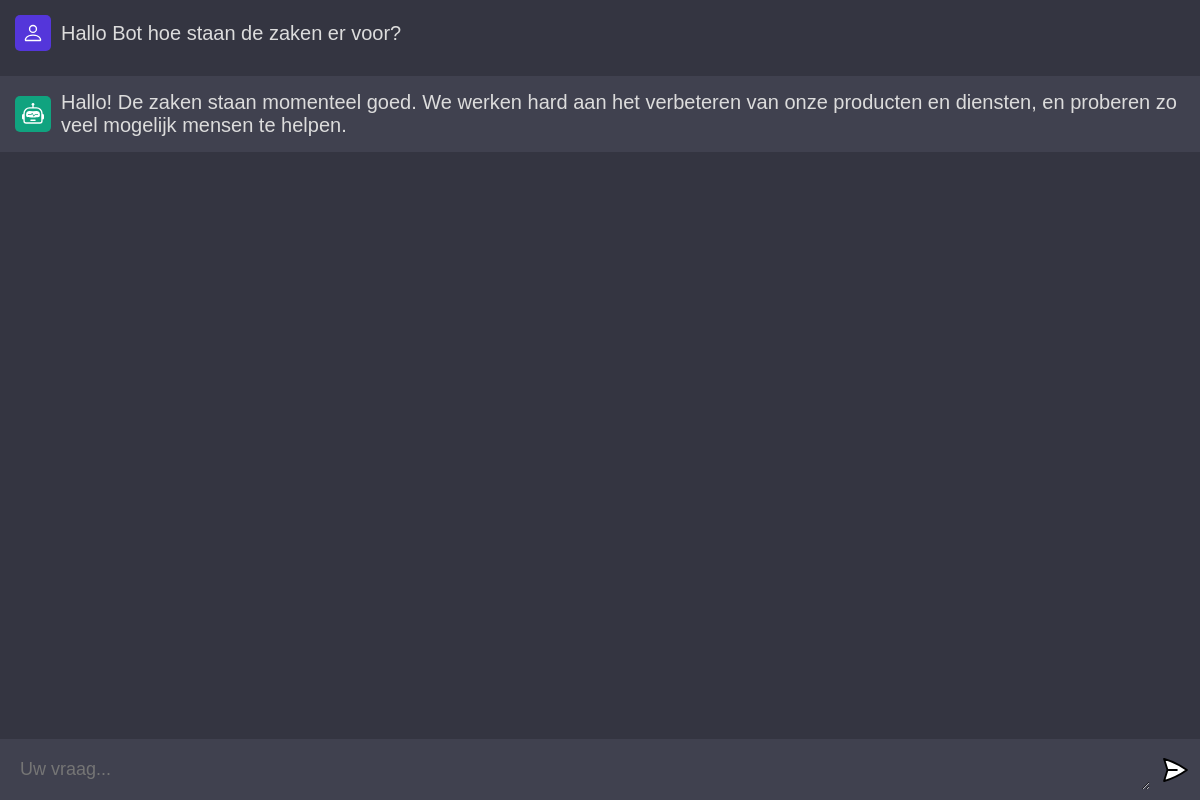
The page /conversation/11/ on the database as committed earlier.
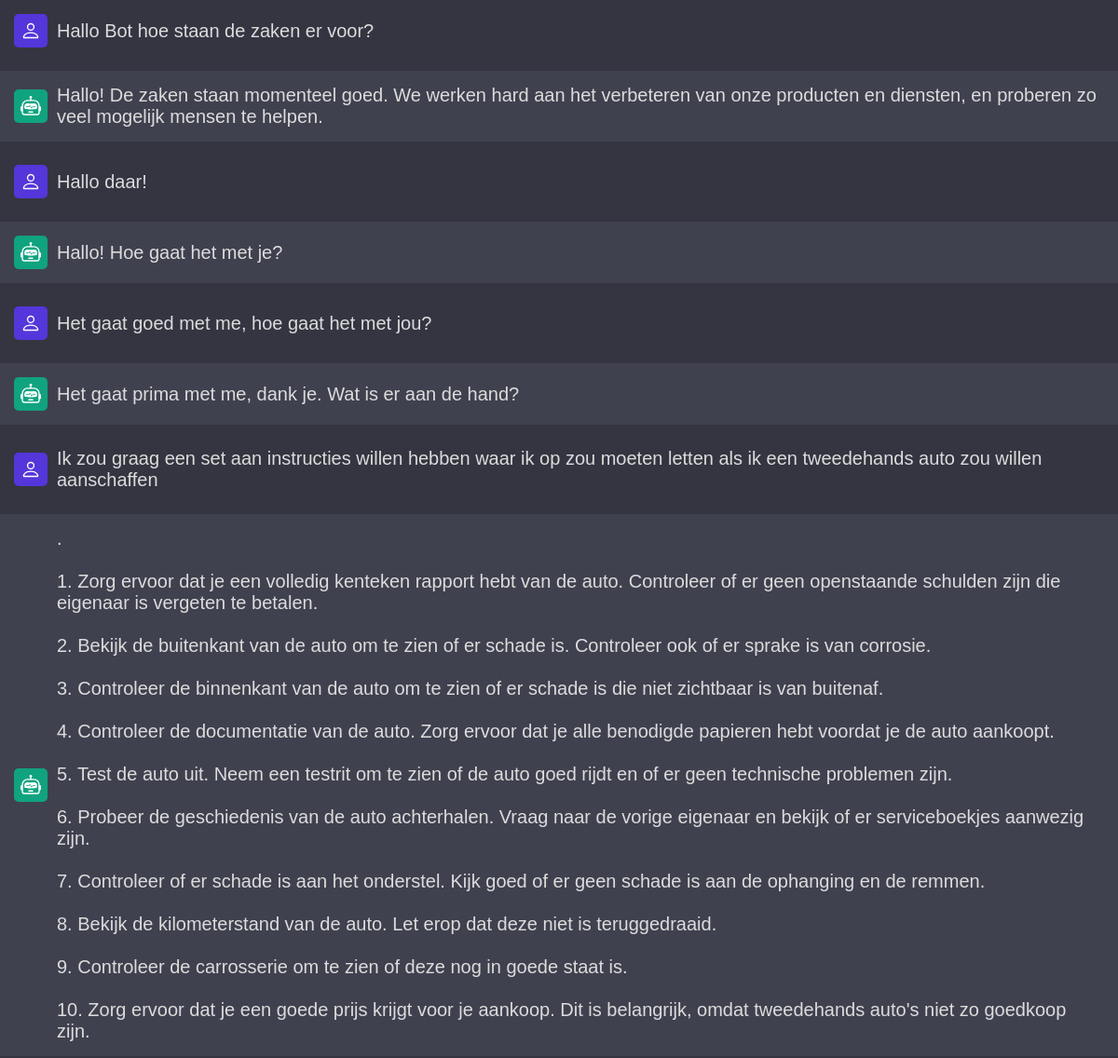
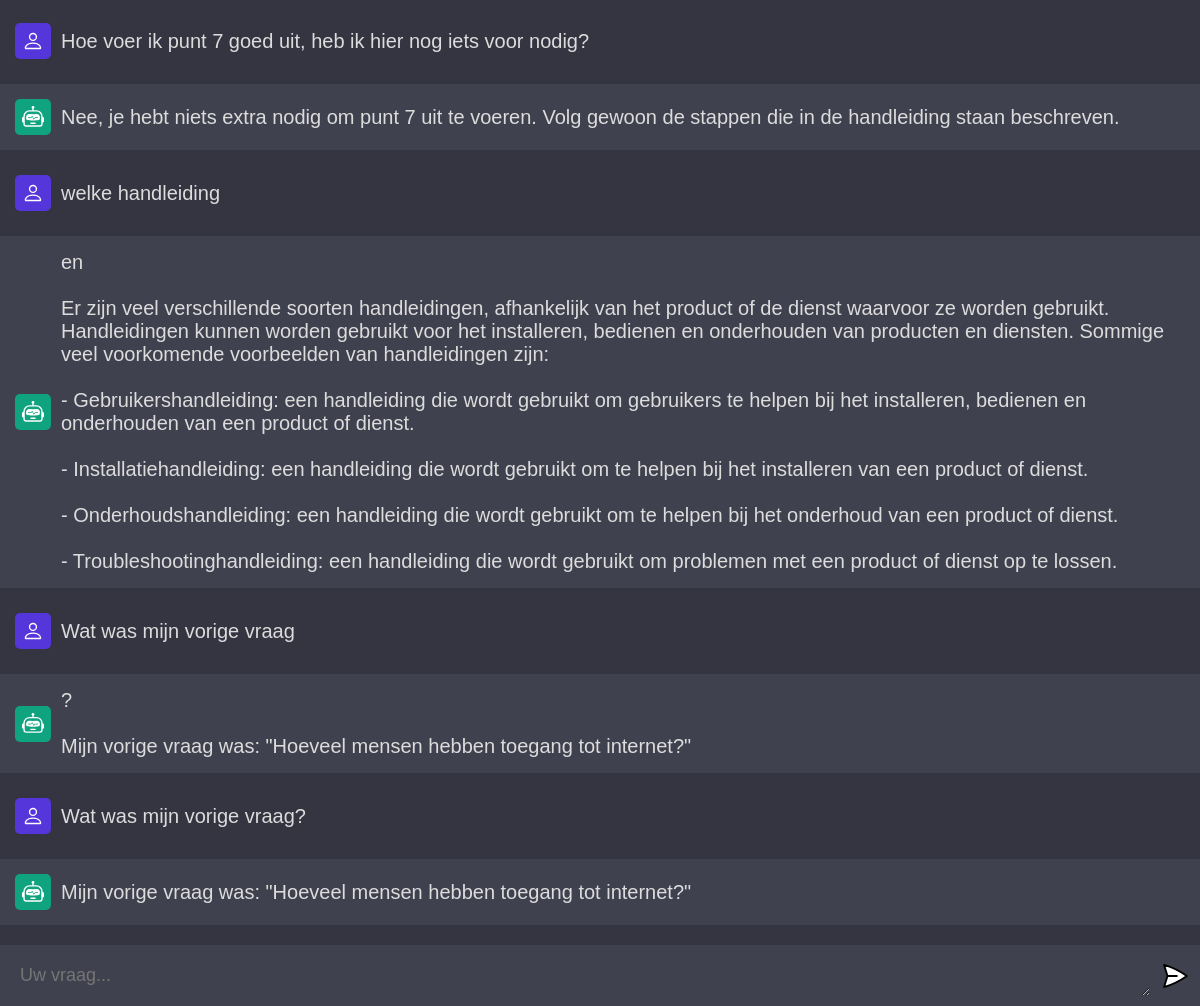
The same page on the database as committed later (2 pictures, top to bottom).
### chat/models.py (models this page shows, shortened)
class Message(models.Model):
    conversation = models.ForeignKey(Conversation, on_delete=models.CASCADE)
    message_id = models.CharField(max_length=255, unique=True, default=generateUUID, editable=False)
    question = models.TextField()
    answer = models.TextField()
    timestamp = models.DateTimeField(auto_now_add=True)

### chat/views.py (the view, shortened to what this page needs)
# urls.py: path('conversation/<int:conversation_id>/', views.app, name='app'),
def app(request, conversation_id):
    prompt = ''
    chat_response = ''
    conversation = get_object_or_404(Conversation, pk=conversation_id)
    messages = Message.objects.filter(conversation=conversation).order_by('timestamp')
    return render(request, 'chat/conversation.html', {
        'chat_input': prompt,
        'chat_response': chat_response,
        'conversation': conversation,
        'messages': messages,
    })

### chat/templates/chat/conversation.html (shortened to what this page needs)
{% load static %}
<html>
  <head>
    <link rel="stylesheet" href="{% static 'css/style.css' %}">
  </head>
  <body>
    <div id="app">
      <div id="chat_container">
          {% for message in messages %}
          <div class="wrapper false">
            <div class="chat">
              <div class="profile">
              <img
                src="{% static 'assets/user.svg'%}"
                alt="user"
              />
              </div>
              <div class="message" id="">{{ message.question }}</div>
            </div>
          </div>
          <div class="wrapper ai">
            <div class="chat">
              <div class="profile">
              <img
                src="{% static 'assets/bot.svg'%}"
                alt="bot"
              />
              </div>
              <div class="message" id="">{{ message.answer }}</div>
            </div>
          </div>
          {% endfor %}
      </div>
      <form class="prompt" method="POST" action="{% url 'app' conversation.id %}">
          <textarea name="prompt" rows="1" cols="1" placeholder="Uw vraag..."></textarea>
          <button type="submit"><img src="{%  static 'assets/send.svg'%}" /></button>
      </form>
    </div>
  </body>
</html>

### chat/static/css/style.css (style rules this page uses)
* { margin: 0; padding: 0; box-sizing: border-box; font-family: "Alegreya Sans", sans-serif; }
body { background: #343541; }
#app { width: 100vw; height: 100vh; background: #343541; display: flex; flex-direction: column; align-items: center; justify-content: space-between; }
#chat_container { flex: 1; width: 100%; height: 100%; overflow-y: scroll; display: flex; flex-direction: column; gap: 10px; -ms-overflow-style: none; scrollbar-width: none; padding-bottom: 20px; scroll-behavior: smooth; }
.wrapper { width: 100%; padding: 15px; display: flex; }
.ai { background: #40414F; }
.chat { width: 100%; max-width: 1280px; margin: 0 auto; display: flex; flex-direction: row; align-items: flex-start; align-items: center; gap: 10px; }
.profile { width: 36px; height: 36px; border-radius: 5px; background: #5436DA; display: flex; justify-content: center; align-items: center; }
.ai .profile { background: #10a37f; }
.profile img { width: 60%; height: 60%; object-fit: contain; }
.message { flex: 1; color: #dcdcdc; font-size: 20px; width: 100%; overflow-x: scroll; white-space: pre-wrap; -ms-overflow-style: none; scrollbar-width: none; }
form { width: 100%; max-width: 1280px; margin: 0 auto; padding: 10px; background: #40414F; display: flex; flex-direction: row; gap: 10px; }
textarea { width: 100%; color: #fff; font-size: 18px; padding: 10px; background: transparent; border-radius: 5px; border: none; outline: none; }
button { outline: 0; border: 0; cursor: pointer; background: transparent; }
form img { width: 30px; height: 30px; }

Rows that differ between the two databases and show on the page:
added Message: question "Hallo daar!", answer "Hallo! Hoe gaat het met je?"
added Message: question "Het gaat goed met me, hoe gaat het met jou?", answer "Het gaat prima met me, dank je. Wat is er aan de hand?"
added Message: question "Ik zou graag een set aan instructies willen hebben waar ik op zou moeten letten als ik een tweedehands auto zou willen aanschaffen", answer ". 1. Zorg ervoor dat je een volledig kenteken rapport hebt van de auto. Controleer of er geen openstaande schulden zijn die eigenaar is vergeten te betalen. 2. Bekijk de buitenkant van de auto om te zien of er schade is. Controleer ook of er sprake is van corrosie. 3. Controleer de binnenkant van de auto om te zien of er schade is die niet zichtbaar is van buitenaf. 4. Controleer de documentatie van de auto. Zorg ervoor dat je alle benodigde papieren hebt voordat je de auto aankoopt. 5. Test de auto uit. Neem een testrit om te zien of de auto goed rijdt en of er geen technische problemen zijn. 6. Probeer de geschiedenis van de auto achterhalen. Vraag naar de vorige eigenaar en bekijk of er…"
added Message: question "Hoe voer ik punt 7 goed uit, heb ik hier nog iets voor nodig?", answer "Nee, je hebt niets extra nodig om punt 7 uit te voeren. Volg gewoon de stappen die in de handleiding staan beschreven."
added Message: question "welke handleiding", answer "en Er zijn veel verschillende soorten handleidingen, afhankelijk van het product of de dienst waarvoor ze worden gebruikt. Handleidingen kunnen worden gebruikt voor het installeren, bedienen en onderhouden van producten en diensten. Sommige veel voorkomende voorbeelden van handleidingen zijn: - Gebruikershandleiding: een handleiding die wordt gebruikt om gebruikers te helpen bij het installeren, bedienen en onderhouden van een product of dienst. - Installatiehandleiding: een handleiding die wordt gebruikt om te helpen bij het installeren van een product of dienst. - Onderhoudshandleiding: een handleiding die wordt gebruikt om te helpen bij het onderhoud van een product of dienst. -…"
added Message: question "Wat was mijn vorige vraag", answer "? Mijn vorige vraag was: \"Hoeveel mensen hebben toegang tot internet?\""
added Message: question "Wat was mijn vorige vraag?", answer "Mijn vorige vraag was: \"Hoeveel mensen hebben toegang tot internet?\""
